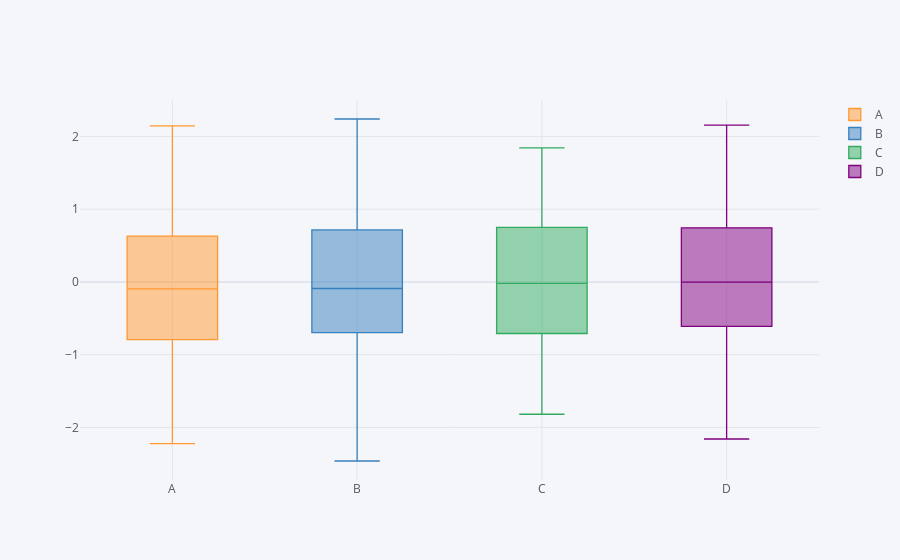

The notebook cell saved with this chart:
### Code cell
# iPlot Box Plot
df.iplot(kind='box')
